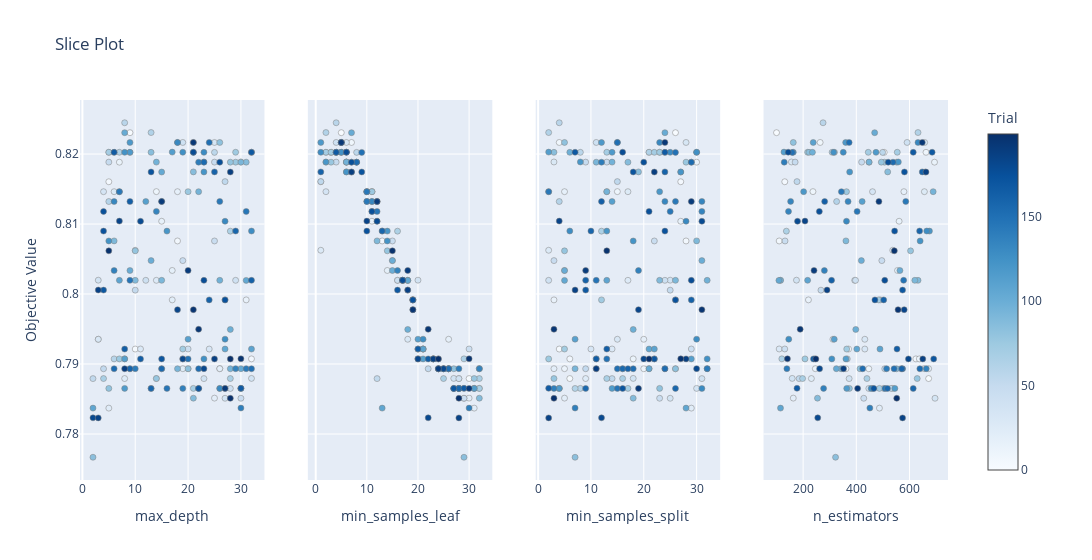

Notebook code for this chart:
### Code cell
# Visualize the relationship between the specified hyperparameters and the objective function.
# The plot shows how changes in hyperparameters ("n_estimators", "max_depth", "min_samples_split", "min_samples_leaf") affect the optimization outcome.

optuna.visualization.plot_slice(study, params=["n_estimators", "max_depth", "min_samples_split", "min_samples_leaf"])

### Figure 1 — Plotly figure (JSON) as saved in the notebook; plotly's stock layout.template omitted (floating-point values rounded to 4 significant figures; data arrays with more than 128 entries replaced by an {"elided": "..."} marker saying what was removed)
{"data": [{"marker": {"color": {"elided": "200 int values"}, "colorbar": {"title": {"text": "Trial"}, "x": 1, "xpad": 40}, "colorscale": [[0, "rgb(247,251,255)"], [0.125, "rgb(222,235,247)"], [0.25, "rgb(198,219,239)"], [0.375, "rgb(158,202,225)"], [0.5, "rgb(107,174,214)"], [0.625, "rgb(66,146,198)"], [0.75, "rgb(33,113,181)"], [0.875, "rgb(8,81,156)"], [1, "rgb(8,48,107)"]], "line": {"color": "Grey", "width": 0.5}, "showscale": true}, "mode": "markers", "name": "Feasible Trial", "showlegend": false, "type": "scatter", "x": {"elided": "200 int values"}, "xaxis": "x", "y": {"elided": "200 float values"}, "yaxis": "y"}, {"marker": {"color": {"elided": "200 int values"}, "colorbar": {"title": {"text": "Trial"}, "x": 1, "xpad": 40}, "colorscale": [[0, "rgb(247,251,255)"], [0.125, "rgb(222,235,247)"], [0.25, "rgb(198,219,239)"], [0.375, "rgb(158,202,225)"], [0.5, "rgb(107,174,214)"], [0.625, "rgb(66,146,198)"], [0.75, "rgb(33,113,181)"], [0.875, "rgb(8,81,156)"], [1, "rgb(8,48,107)"]], "line": {"color": "Grey", "width": 0.5}, "showscale": false}, "mode": "markers", "name": "Feasible Trial", "showlegend": false, "type": "scatter", "x": {"elided": "200 int values"}, "xaxis": "x2", "y": {"elided": "200 float values"}, "yaxis": "y2"}, {"marker": {"color": {"elided": "200 int values"}, "colorbar": {"title": {"text": "Trial"}, "x": 1, "xpad": 40}, "colorscale": [[0, "rgb(247,251,255)"], [0.125, "rgb(222,235,247)"], [0.25, "rgb(198,219,239)"], [0.375, "rgb(158,202,225)"], [0.5, "rgb(107,174,214)"], [0.625, "rgb(66,146,198)"], [0.75, "rgb(33,113,181)"], [0.875, "rgb(8,81,156)"], [1, "rgb(8,48,107)"]], "line": {"color": "Grey", "width": 0.5}, "showscale": false}, "mode": "markers", "name": "Feasible Trial", "showlegend": false, "type": "scatter", "x": {"elided": "200 int values"}, "xaxis": "x3", "y": {"elided": "200 float values"}, "yaxis": "y3"}, {"marker": {"color": {"elided": "200 int values"}, "colorbar": {"title": {"text": "Trial"}, "x": 1, "xpad": 40}, "colorscale": [[0, "rgb(247,251,255)"], [0.125, "rgb(222,235,247)"], [0.25, "rgb(198,219,239)"], [0.375, "rgb(158,202,225)"], [0.5, "rgb(107,174,214)"], [0.625, "rgb(66,146,198)"], [0.75, "rgb(33,113,181)"], [0.875, "rgb(8,81,156)"], [1, "rgb(8,48,107)"]], "line": {"color": "Grey", "width": 0.5}, "showscale": false}, "mode": "markers", "name": "Feasible Trial", "showlegend": false, "type": "scatter", "x": {"elided": "200 int values"}, "xaxis": "x4", "y": {"elided": "200 float values"}, "yaxis": "y4"}], "layout": {"title": {"text": "Slice Plot"}, "width": 1200, "xaxis": {"anchor": "y", "domain": [0, 0.2125], "title": {"text": "max_depth"}}, "xaxis2": {"anchor": "y2", "domain": [0.2625, 0.475], "title": {"text": "min_samples_leaf"}}, "xaxis3": {"anchor": "y3", "domain": [0.525, 0.7375], "title": {"text": "min_samples_split"}}, "xaxis4": {"anchor": "y4", "domain": [0.7875, 1], "title": {"text": "n_estimators"}}, "yaxis": {"anchor": "x", "domain": [0, 1], "title": {"text": "Objective Value"}}, "yaxis2": {"anchor": "x2", "domain": [0, 1], "matches": "y", "showticklabels": false}, "yaxis3": {"anchor": "x3", "domain": [0, 1], "matches": "y", "showticklabels": false}, "yaxis4": {"anchor": "x4", "domain": [0, 1], "matches": "y", "showticklabels": false}}}
